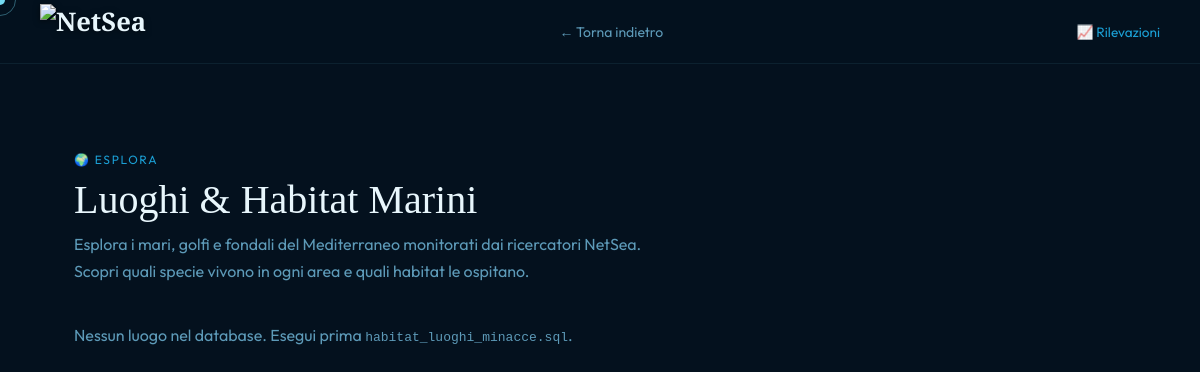
The app's page /Luoghi.php, older data.
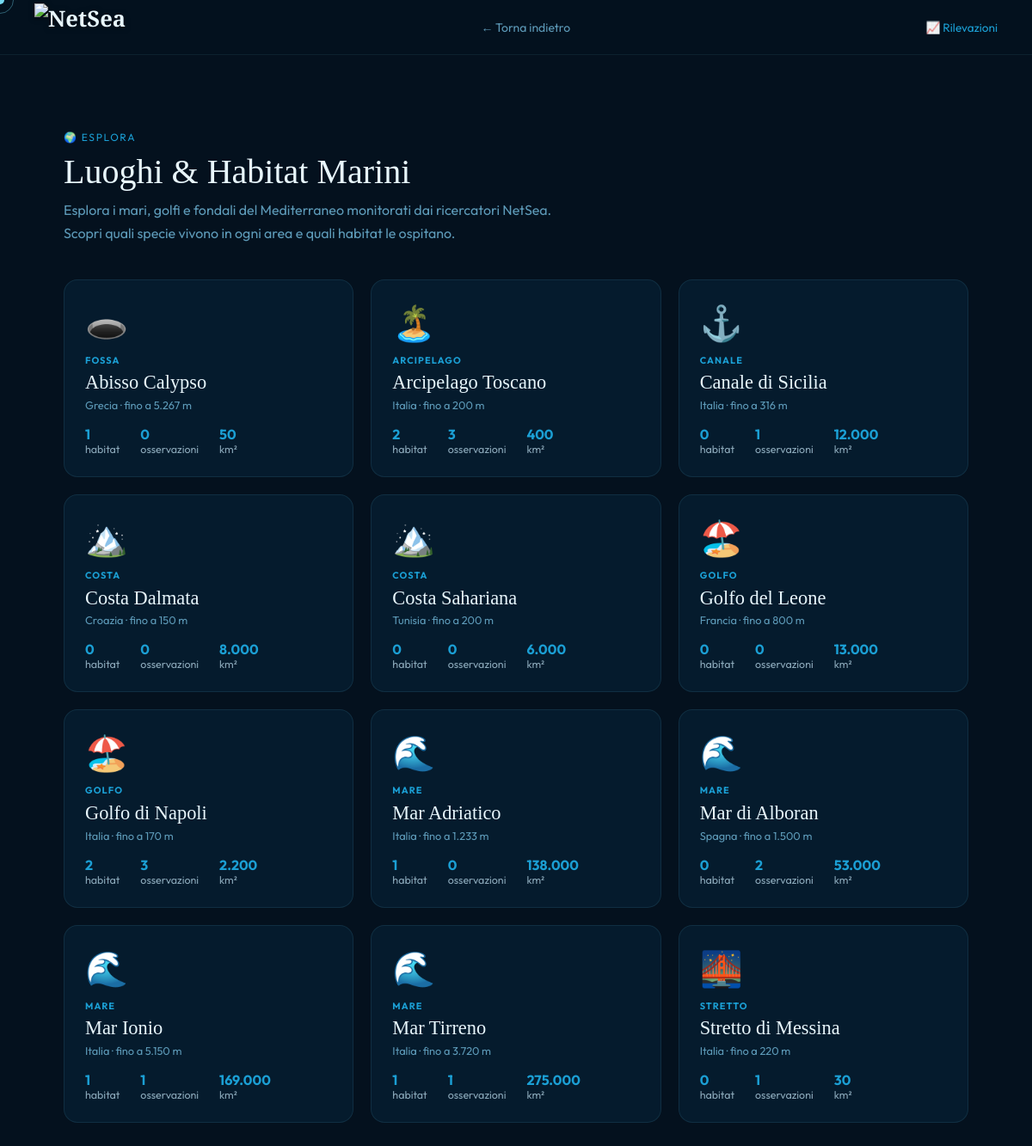
The same page, newer data.
### tables this page shows
CREATE TABLE `luogo` (
  `id_luogo` int(11) NOT NULL,
  `nome` varchar(100) DEFAULT NULL,
  `tipo` varchar(50) DEFAULT NULL,
  `oceano` varchar(100) DEFAULT NULL,
  `area` float DEFAULT NULL,
  `profondita` float DEFAULT NULL,
  `id_paese` int(11) DEFAULT NULL
);

CREATE TABLE `paese` (
  `id_paese` int(11) NOT NULL,
  `nome` varchar(100) NOT NULL,
  `continente` varchar(100) DEFAULT NULL,
  `cod_iso` char(3) DEFAULT NULL
);

### Luoghi.php (the view, shortened to what the changed rows need)
<?php
require 'config.php';
$luoghi = $connessione->query("
    SELECT l.*, p.nome AS paese_nome, p.continente,
           COUNT(DISTINCT o.id_osservazione) AS n_osservazioni,
           COUNT(DISTINCT h.id_habitat)      AS n_habitat
    FROM luogo l
    LEFT JOIN paese p ON l.id_paese = p.id_paese
    LEFT JOIN osservazione o ON o.id_luogo = l.id_luogo
    LEFT JOIN habitat h ON h.id_luogo = l.id_luogo
    GROUP BY l.id_luogo
    ORDER BY l.nome
")->fetchAll();
$luogo = null;
$habitat_luogo = [];
$specie_osservate = [];
$badge_col = ['CR'=>'#e8836a','EN'=>'#e0a060','VU'=>'#f0c040','NT'=>'#c8a830','LC'=>'#2cb89b','DD'=>'#5d9ab8'];
$tipo_icon = ['mare'=>'🌊','golfo'=>'🏖️','stretto'=>'🌉','fossa'=>'🕳️','arcipelago'=>'🏝️','canale'=>'⚓','costa'=>'🏔️','laguna'=>'🦢'];
?>
<!DOCTYPE html>
<html lang="it">
<head>
  <link rel="stylesheet" href="style.css">
</head>
<body>
<div class="main" style="max-width:1100px;margin:0 auto;padding:5.5rem 1.5rem 4rem;">
<?php if ($luogo): ?>
  <a href="luoghi.php" class="back-link">← Tutti i luoghi</a>
  <div style="margin-bottom:2rem;">
    <p class="luogo-tipo"><?= $tipo_icon[$luogo['tipo']??''] ?? '🌊' ?> <?= htmlspecialchars(ucfirst($luogo['tipo'] ?? '')) ?></p>
    <h1 style="font-family:'Cormorant Garamond',serif;font-size:2.8rem;color:var(--pearl);font-weight:400;margin-bottom:.3rem;">
      <?= htmlspecialchars($luogo['nome']) ?>
    </h1>
    <p style="color:var(--muted);font-size:.9rem;">
      <?= htmlspecialchars($luogo['paese_nome'] ?? '') ?>
      <?= $luogo['continente'] ? '· ' . htmlspecialchars($luogo['continente']) : '' ?>
      · <?= htmlspecialchars($luogo['oceano'] ?? '') ?>
    </p>
  </div>
  <div style="display:grid;grid-template-columns:repeat(auto-fit,minmax(160px,1fr));gap:1rem;margin-bottom:2.5rem;">
    <?php if ($luogo['area']): ?>
    <div class="stat-box">
      <span class="num"><?= number_format($luogo['area'],0,',','.') ?></span>
      <span class="lbl">km² di superficie</span>
    </div>
    <?php endif; ?>
    <?php if ($luogo['profondita']): ?>
    <div class="stat-box">
      <span class="num"><?= number_format($luogo['profondita'],0,',','.') ?></span>
      <span class="lbl">m profondità massima</span>
    </div>
    <?php endif; ?>
    <div class="stat-box">
      <span class="num"><?= count($habitat_luogo) ?></span>
      <span class="lbl">habitat presenti</span>
    </div>
    <div class="stat-box">
      <span class="num"><?= count($specie_osservate) ?></span>
      <span class="lbl">specie osservate</span>
    </div>
  </div>
  <div class="detail-grid">
    <a href="rilevazioni.php?luogo=<?= $luogo['id_luogo'] ?>"
       style="display:inline-flex;align-items:center;gap:.5rem;margin-bottom:2rem;padding:.6rem 1.2rem;background:rgba(27,159,212,.1);border:1px solid rgba(27,159,212,.25);border-radius:8px;color:var(--wave);text-decoration:none;font-size:.85rem;transition:background .2s;"
       onmouseover="this.style.background='rgba(27,159,212,.2)'" onmouseout="this.style.background='rgba(27,159,212,.1)'">
      📈 Vedi rilevazioni ambientali →
    </a>
  </div>
  <div class="detail-grid">
    <div>
      <p class="section-tag">🏔️ Habitat presenti</p>
      <?php if (empty($habitat_luogo)): ?>
        <p style="color:var(--muted);font-size:.875rem;">Nessun habitat registrato per questo luogo.</p>
      <?php else: ?>
        <?php foreach ($habitat_luogo as $h): ?>
        <div class="habitat-card">
          <p class="habitat-nome"><?= htmlspecialchars($h['nome']) ?></p>
          <p class="habitat-range">📏 <?= htmlspecialchars($h['range_habitat'] ?? '') ?></p>
          <p class="habitat-desc"><?= htmlspecialchars(mb_substr($h['descrizione']??'',0,160)) ?>…</p>
          <?php if ($h['temperatura']): ?>
          <p class="habitat-temp">🌡️ Temperatura media: <?= $h['temperatura'] ?>°C · <?= $h['n_specie'] ?> specie collegate</p>
          <?php endif; ?>
        </div>
        <?php endforeach; ?>
      <?php endif; ?>
    </div>
    <div>
      <p class="section-tag">🔭 Specie osservate in questo luogo</p>
      <?php if (empty($specie_osservate)): ?>
        <p style="color:var(--muted);font-size:.875rem;">Nessuna osservazione registrata.</p>
      <?php else: ?>
        <?php foreach ($specie_osservate as $sp):
          $stato = strtoupper($sp['stato_conservazione'] ?? '');
          $col = $badge_col[$stato] ?? '#5d9ab8';
        ?>
        <a href="specie.php?id=<?= $sp['id_specie'] ?>" class="specie-row">
          <?php if ($sp['immagine']): ?>
            <img src="<?= htmlspecialchars($sp['immagine']) ?>" alt="">
          <?php else: ?>
            <div class="emoji">🐟</div>
          <?php endif; ?>
          <div class="info">
            <p class="s-nome"><?= htmlspecialchars($sp['nome']) ?></p>
            <p class="s-sci"><?= htmlspecialchars($sp['nome_scientifico'] ?? '') ?></p>
            <p style="font-size:.72rem;color:var(--muted);margin-top:.2rem;">
              Ultima osservazione: <?= $sp['ultima_osservazione'] ? date('d M Y', strtotime($sp['ultima_osservazione'])) : 'N/D' ?>
            </p>
          </div>
          <span class="badge-sm" style="color:<?= $col ?>;border:1px solid <?= $col ?>44;background:<?= $col ?>18;border-radius:20px;padding:.2rem .6rem;">
            <?= $stato ?: 'N/D' ?>
          </span>
        </a>
        <?php endforeach; ?>
      <?php endif; ?>
    </div>
  </div>
<?php else: ?>
  <div style="margin-bottom:2.5rem;">
    <p class="section-eyebrow">🌍 Esplora</p>
    <h1 style="font-family:'Cormorant Garamond',serif;font-size:2.5rem;color:var(--pearl);font-weight:400;margin-bottom:.5rem;">
      Luoghi & Habitat Marini
    </h1>
    <p style="color:var(--muted);max-width:600px;line-height:1.7;">
    </p>
  </div>
  <?php if (empty($luoghi)): ?>
    <p style="color:var(--muted);">Nessun luogo nel database. Esegui prima <code>habitat_luoghi_minacce.sql</code>.</p>
  <?php else: ?>
  <div class="luoghi-grid">
    <?php foreach ($luoghi as $l):
      $ico = $tipo_icon[$l['tipo']??''] ?? '🌊';
    ?>
    <a href="luoghi.php?id=<?= $l['id_luogo'] ?>" class="luogo-card">
      <span class="luogo-icon"><?= $ico ?></span>
      <p class="luogo-tipo"><?= htmlspecialchars(ucfirst($l['tipo'] ?? '')) ?></p>
      <p class="luogo-nome"><?= htmlspecialchars($l['nome']) ?></p>
      <p class="luogo-meta">
        <?= htmlspecialchars($l['paese_nome'] ?? '') ?>
        <?= $l['profondita'] ? '· fino a ' . number_format($l['profondita'],0,',','.') . ' m' : '' ?>
      </p>
      <div class="luogo-stats">
        <div class="luogo-stat">
          <strong><?= $l['n_habitat'] ?></strong>habitat
        </div>
        <div class="luogo-stat">
          <strong><?= $l['n_osservazioni'] ?></strong>osservazioni
        </div>
        <?php if ($l['area']): ?>
        <div class="luogo-stat">
          <strong><?= number_format($l['area'],0,',','.') ?></strong>km²
        </div>
        <?php endif; ?>
      </div>
    </a>
    <?php endforeach; ?>
  </div>
  <?php endif; ?>
<?php endif; ?>
</div>
</body>
</html>

Row changes from the older to the newer data that the page shows:
added luogo: tipo "🕳️", tipo "FOSSA", nome "Abisso Calypso", id_paese.nome "Grecia", profondita "5.267", n_habitat "1", n_osservazioni "0", area "50"
added luogo: tipo "🏝️", tipo "ARCIPELAGO", nome "Arcipelago Toscano", id_paese.nome "Italia", profondita "200", n_habitat "2", n_osservazioni "3", area "400"
added luogo: tipo "⚓", tipo "CANALE", nome "Canale di Sicilia", id_paese.nome "Italia", profondita "316", n_habitat "0", n_osservazioni "1", area "12.000"
added luogo: tipo "🏔️", tipo "COSTA", nome "Costa Dalmata", id_paese.nome "Croazia", profondita "150", n_habitat "0", n_osservazioni "0", area "8.000"
added luogo: tipo "🏔️", tipo "COSTA", nome "Costa Sahariana", id_paese.nome "Tunisia", profondita "200", n_habitat "0", n_osservazioni "0", area "6.000"
added luogo: tipo "🏖️", tipo "GOLFO", nome "Golfo del Leone", id_paese.nome "Francia", profondita "800", n_habitat "0", n_osservazioni "0", area "13.000"
added luogo: tipo "🏖️", tipo "GOLFO", nome "Golfo di Napoli", id_paese.nome "Italia", profondita "170", n_habitat "2", n_osservazioni "3", area "2.200"
added luogo: tipo "🌊", tipo "MARE", nome "Mar Adriatico", id_paese.nome "Italia", profondita "1.233", n_habitat "1", n_osservazioni "0", area "138.000"
added luogo: tipo "🌊", tipo "MARE", nome "Mar di Alboran", id_paese.nome "Spagna", profondita "1.500", n_habitat "0", n_osservazioni "2", area "53.000"
added luogo: tipo "🌊", tipo "MARE", nome "Mar Ionio", id_paese.nome "Italia", profondita "5.150", n_habitat "1", n_osservazioni "1", area "169.000"
added luogo: tipo "🌊", tipo "MARE", nome "Mar Tirreno", id_paese.nome "Italia", profondita "3.720", n_habitat "1", n_osservazioni "1", area "275.000"
added luogo: tipo "🌉", tipo "STRETTO", nome "Stretto di Messina", id_paese.nome "Italia", profondita "220", n_habitat "0", n_osservazioni "1", area "30"
Text that changed along with them:
text no longer shown: "Nessun luogo nel database. Esegui prima habitat_luoghi_minacce.sql ."
